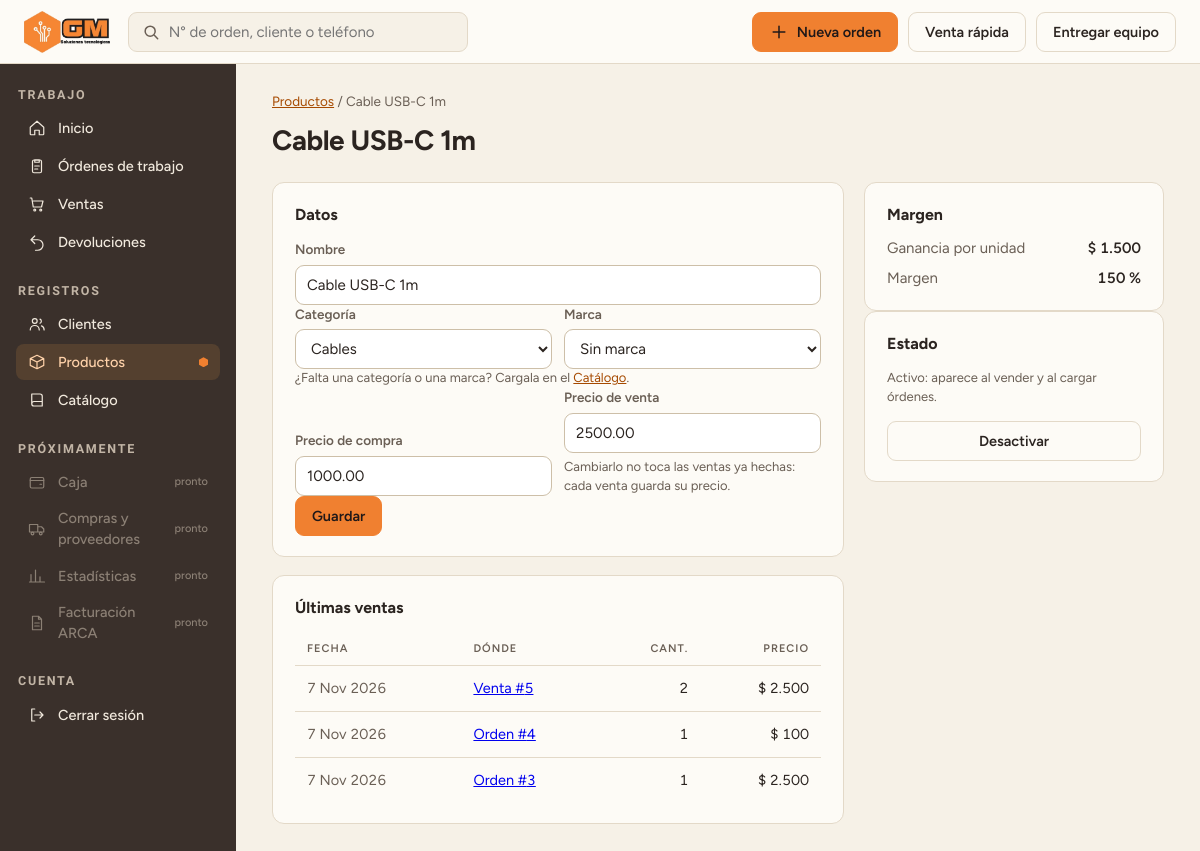
Before: /productos/1/ (signed in) with the older database file.
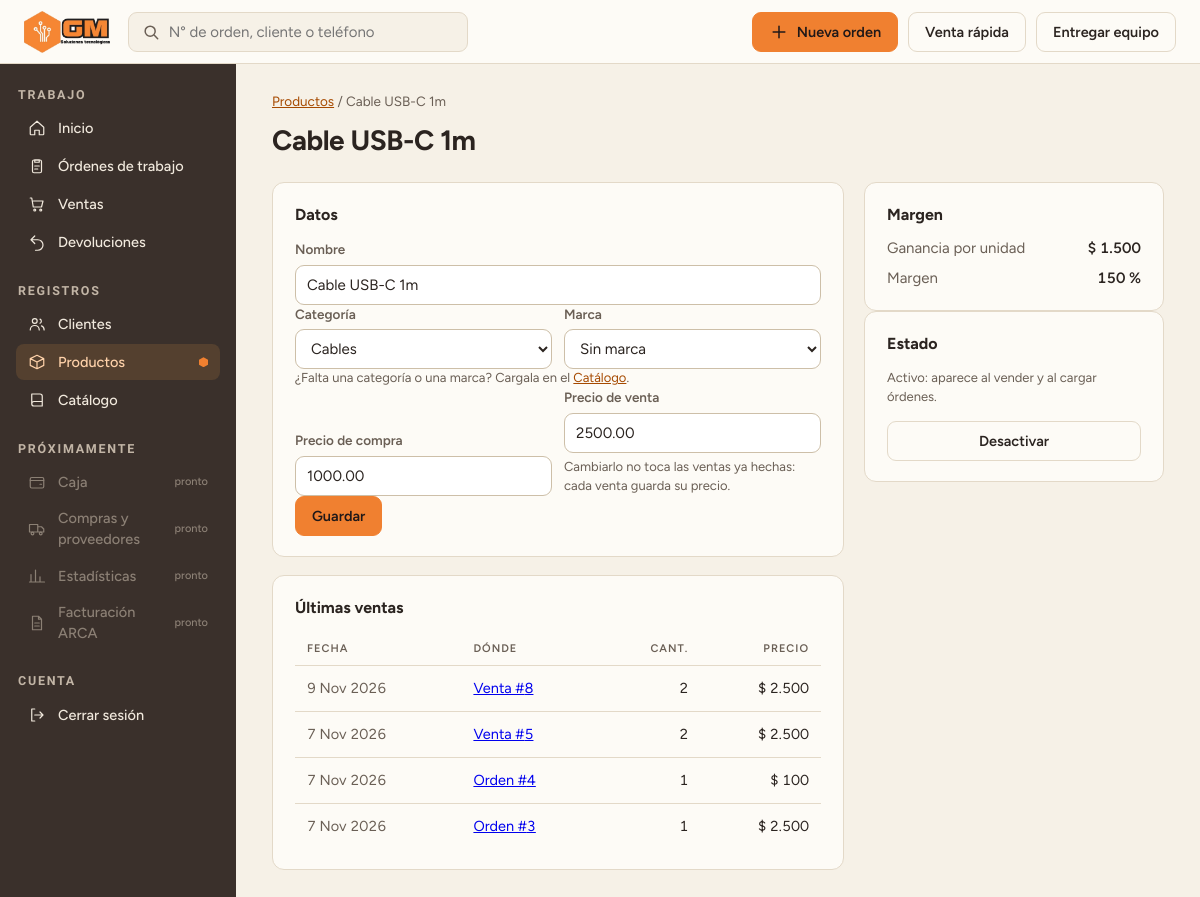
After: the same page with the newer database file.
### catalogo/models.py (models this page shows, shortened)
class LineaProductoAbstracta(models.Model):
    cantidad_adquirida = models.PositiveIntegerField(validators=[MinValueValidator(1)])
    precio_vendido = models.DecimalField(max_digits=10, decimal_places = 2, blank=True, validators=[MinValueValidator(0)])
    producto = models.ForeignKey(Producto, on_delete = models.PROTECT, related_name="%(class)ss")
    class Meta:
        abstract = True

class LineaProductoVenta(LineaProductoAbstracta):
    venta = models.ForeignKey(Venta, on_delete=models.CASCADE, related_name="lineas_producto")

class Venta(models.Model):
    fecha = models.DateTimeField(auto_now_add=True)
    total = models.DecimalField(max_digits=10, decimal_places=2, validators=[MinValueValidator(0)])
    cliente = models.ForeignKey(Cliente, on_delete= models.PROTECT, null = True, blank = True, related_name = "ventas_cliente")
    orden_trabajo = models.OneToOneField(OrdenTrabajo, on_delete= models.PROTECT, null=True, blank=True, related_name = "venta")

class LineaProductoOrden(LineaProductoAbstracta):
    orden_trabajo = models.ForeignKey(OrdenTrabajo, on_delete= models.CASCADE, related_name = "lineas_producto")

class OrdenTrabajo(models.Model):
    cliente = models.ForeignKey("Cliente", on_delete=models.PROTECT, related_name="ordenes")
    fecha_recepcion = models.DateTimeField(auto_now_add=True)

### web/views.py (the view)
# urls.py: path("productos/<int:numero>/", views.producto_detalle, name="producto_detalle"),
@login_required
def producto_detalle(request, numero):
    return _pantalla_producto(request, get_object_or_404(Producto, pk=numero))

### web/forms.py (shortened to what this page needs)
class ProductoForm(forms.ModelForm):
    class Meta:
        model = Producto
        fields = ["nombre", "categoria", "marca", "precio_compra", "precio_venta"]
        labels = {"categoria": "Categoría", "precio_compra": "Precio de compra", "precio_venta": "Precio de venta"}
        help_texts = {"precio_venta": "Cambiarlo no toca las ventas ya hechas: cada venta guarda su precio."}
    def __init__(self, *args, **kwargs):
        super().__init__(*args, **kwargs)
        actual = self.instance
        categorias = CategoriaProducto.objects.filter(activa=True)
        marcas = Marca.objects.filter(activa=True)
        if actual.pk:
            categorias = categorias | CategoriaProducto.objects.filter(pk=actual.categoria_id)
            marcas = marcas | Marca.objects.filter(pk=actual.marca_id)
        self.fields["categoria"].queryset = categorias.order_by("nombre")
        self.fields["categoria"].empty_label = "Elegí la categoría…"
        self.fields["categoria"].limit_choices_to = None
        self.fields["marca"].queryset = marcas.order_by("nombre")
        self.fields["marca"].empty_label = "Sin marca"
        self.fields["marca"].limit_choices_to = None

### web/templates/web/productos/form.html (shortened to what this page needs)
{% extends "web/base.html" %}
{% load formato %}
{% block contenido %}
<div class="migas"><a href="{% url 'web:productos' %}">Productos</a> / {% if producto.pk %}{{ producto.nombre }}{% else %}Nuevo{% endif %}</div>
<div class="head">
<h1>{% if producto.pk %}{{ producto.nombre }}{% if not producto.activo %} <span class="sub">Desactivado</span>{% endif %}{% else %}Nuevo producto{% endif %}</h1>
</div>
<div class="cols">
<div class="pasos">
<section class="panel">
<h2>Datos</h2>
<form method="post" novalidate id="form-producto"
      hx-post="{% url 'web:producto_margen' %}" hx-trigger="input delay:300ms from:#id_precio_compra, input delay:300ms from:#id_precio_venta"
      hx-target="#margen" hx-swap="innerHTML">{% csrf_token %}
{% include "web/parciales/campo.html" with campo=form.nombre %}
<div class="fila-campos">
{% include "web/parciales/campo.html" with campo=form.categoria %}
{% include "web/parciales/campo.html" with campo=form.marca %}
</div>
<small class="ayuda">¿Falta una categoría o una marca? Cargala en el <a href="{% url 'admin:app_list' 'catalogo' %}">Catálogo</a>.</small>
<div class="fila-campos">
{% include "web/parciales/campo.html" with campo=form.precio_compra %}
{% include "web/parciales/campo.html" with campo=form.precio_venta %}
</div>
<div class="acts">
<button class="btn pri">Guardar</button>
</div>
</form>
</section>
{% if producto.pk %}
<section class="panel">
<h2>Últimas ventas</h2>
{% if movimientos %}
<table>
<thead><tr><th>Fecha</th><th>Dónde</th><th class="der">Cant.</th><th class="der">Precio</th></tr></thead>
<tbody>
{% for fecha, linea, venta, orden in movimientos %}
<tr><td class="sec">{{ fecha|date:"j M Y" }}</td>
<td>{% if venta %}<a href="{% url 'web:venta_detalle' venta.id %}">Venta #{{ venta.id }}</a>{% else %}<a href="{% url 'web:orden_detalle' orden.id %}">Orden #{{ orden.id }}</a>{% endif %}</td>
<td class="der">{{ linea.cantidad_adquirida }}</td><td class="der">{{ linea.precio_vendido|pesos }}</td></tr>
{% endfor %}
</tbody></table>
{% else %}<p class="vacio">Todavía no se vendió.</p>{% endif %}
</section>
{% endif %}
</div>
<aside class="lateral">
<section class="panel resumen">
<h2>Margen</h2>
<div id="margen">{% include "web/parciales/margen.html" %}</div>
</section>
{% if producto.pk %}
<section class="panel">
<h2>Estado</h2>
{% if producto.activo %}
<p class="ayuda">Activo: aparece al vender y al cargar órdenes.</p>
<form method="post">{% csrf_token %}<button class="btn ancho" name="accion" value="desactivar">Desactivar</button></form>
{% else %}
<p class="ayuda">Desactivado: no aparece al vender. Las ventas viejas lo siguen mostrando.</p>
<form method="post">{% csrf_token %}<button class="btn pri ancho" name="accion" value="activar">Activar</button></form>
{% endif %}
</section>
{% endif %}
</aside>
</div>
{% endblock %}

Changed rows visible on the page:
added LineaProductoVenta: fecha "9 Nov 2026", id "8", cantidad_adquirida "2", precio_vendido|pesos "$ 2.500"
